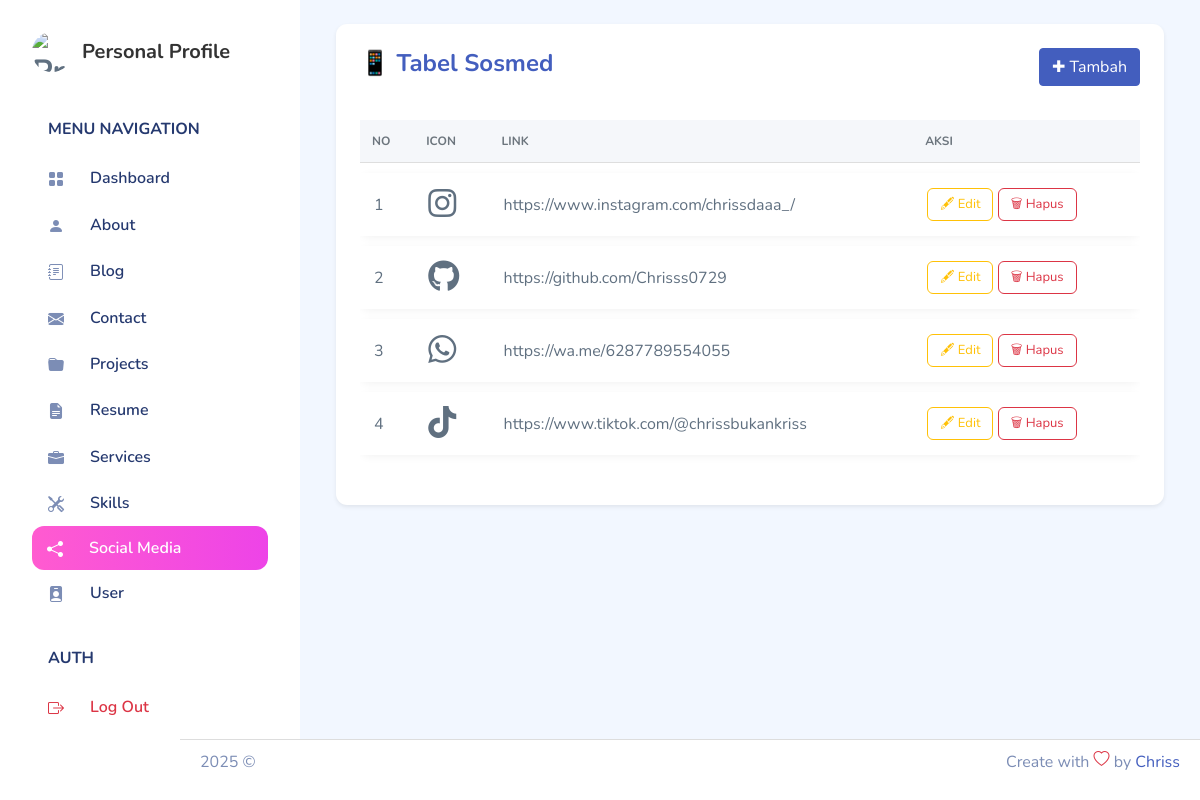
Screenshot of /backend/pages/socmed/index.php with the database file from the repository.
### tables this page shows
CREATE TABLE `sosmeds` (
  `id` int NOT NULL,
  `icon` varchar(100) NOT NULL,
  `link` varchar(500) NOT NULL,
  `created_at` timestamp NULL DEFAULT CURRENT_TIMESTAMP,
  `updated_at` timestamp NULL DEFAULT CURRENT_TIMESTAMP ON UPDATE CURRENT_TIMESTAMP
);

### backend/pages/socmed/index.php (the view, shortened to what this page needs)
<?php
include '../../../config/koneksi.php';
$qSosmeds = "SELECT * FROM Sosmeds";
$result = mysqli_query($connect, $qSosmeds) or die(mysqli_error($connect));
?>
<?php include '../../partials/header.php'; ?>
<?php include '../../partials/sidebar.php'; ?>
<div class="container-fluid page-body-wrapper">
    <div id="main" class="p-4">
        <div class="card border-0 shadow-sm">
            <div class="card-body">
                <div class="table-responsive">
                    <div class="d-flex align-items-center justify-content-between mb-4">
                        <h4 class="fw-bold text-primary">📱 Tabel Sosmed</h4>
                        <a href="./create.php" class="btn btn-primary">✚ Tambah</a>
                    </div>
                    <table class="table table-modern align-middle">
                        <thead>
                            <tr>
                                <th>No</th>
                                <th>Icon</th>
                                <th>Link</th>
                                <th>Aksi</th>
                            </tr>
                        </thead>
                        <tbody>
                            <?php
                            $no = 1;
                            while ($item = $result->fetch_object()):
                            ?>
                                <tr>
                                    <td><?= $no ?></td>
                                    <td>
                                        <i class="<?= $item->icon ?>" style="font-size:2rem"></i>
                                    </td>
                                    <td><?= $item->link ?></td>
                                    <td class="text-start">
                                        <a href="./edit.php?id=<?= $item->id ?>" class="btn btn-outline-warning btn-sm btn-action">🖋 Edit</a>
                                        <a href="../../action/socmed/destroy.php?id=<?= $item->id ?>"
                                            onclick="return confirm('Apakah Anda yakin ingin menghapus data ini?')" class="btn btn-outline-danger btn-sm btn-action"> 🗑 Hapus</a>
                                    </td>
                                </tr>
                            <?php
                                $no++;
                            endwhile;
                            ?>
                        </tbody>
                    </table>
                </div>
            </div>
        </div>
        <?php include '../../partials/footer.php'; ?>
    </div>
</div>

### backend/pages/socmed/index.php (style rules this page uses)
.table-modern { border-collapse: separate; border-spacing: 0 10px; }
.table-modern thead th { background-color: #f5f7fa; color: #6c757d; text-transform: uppercase; font-size: 12px; font-weight: bold; border: none; padding: 12px; }
.table-modern tbody tr { background-color: #ffffff; box-shadow: 0 2px 8px rgba(0, 0, 0, 0.05); border-radius: 10px; transition: all 0.2s ease-in-out; }
.table-modern td { border: none; padding: 14px; vertical-align: middle; }
.btn-action { border-radius: 6px; padding: 6px 12px; font-size: 13px; }

### backend/partials/footer.php (style rules this page uses)
html, body { height: 100%; margin: 0; }
#main { flex: 1; padding-bottom: 60px; }

### rows the page displays
sosmeds: link "https://www.instagram.com/chrissdaaa_/"
sosmeds: link "https://github.com/Chrisss0729"
sosmeds: link "https://wa.me/6287789554055"
sosmeds: link "https://www.tiktok.com/@chrissbukankriss"
